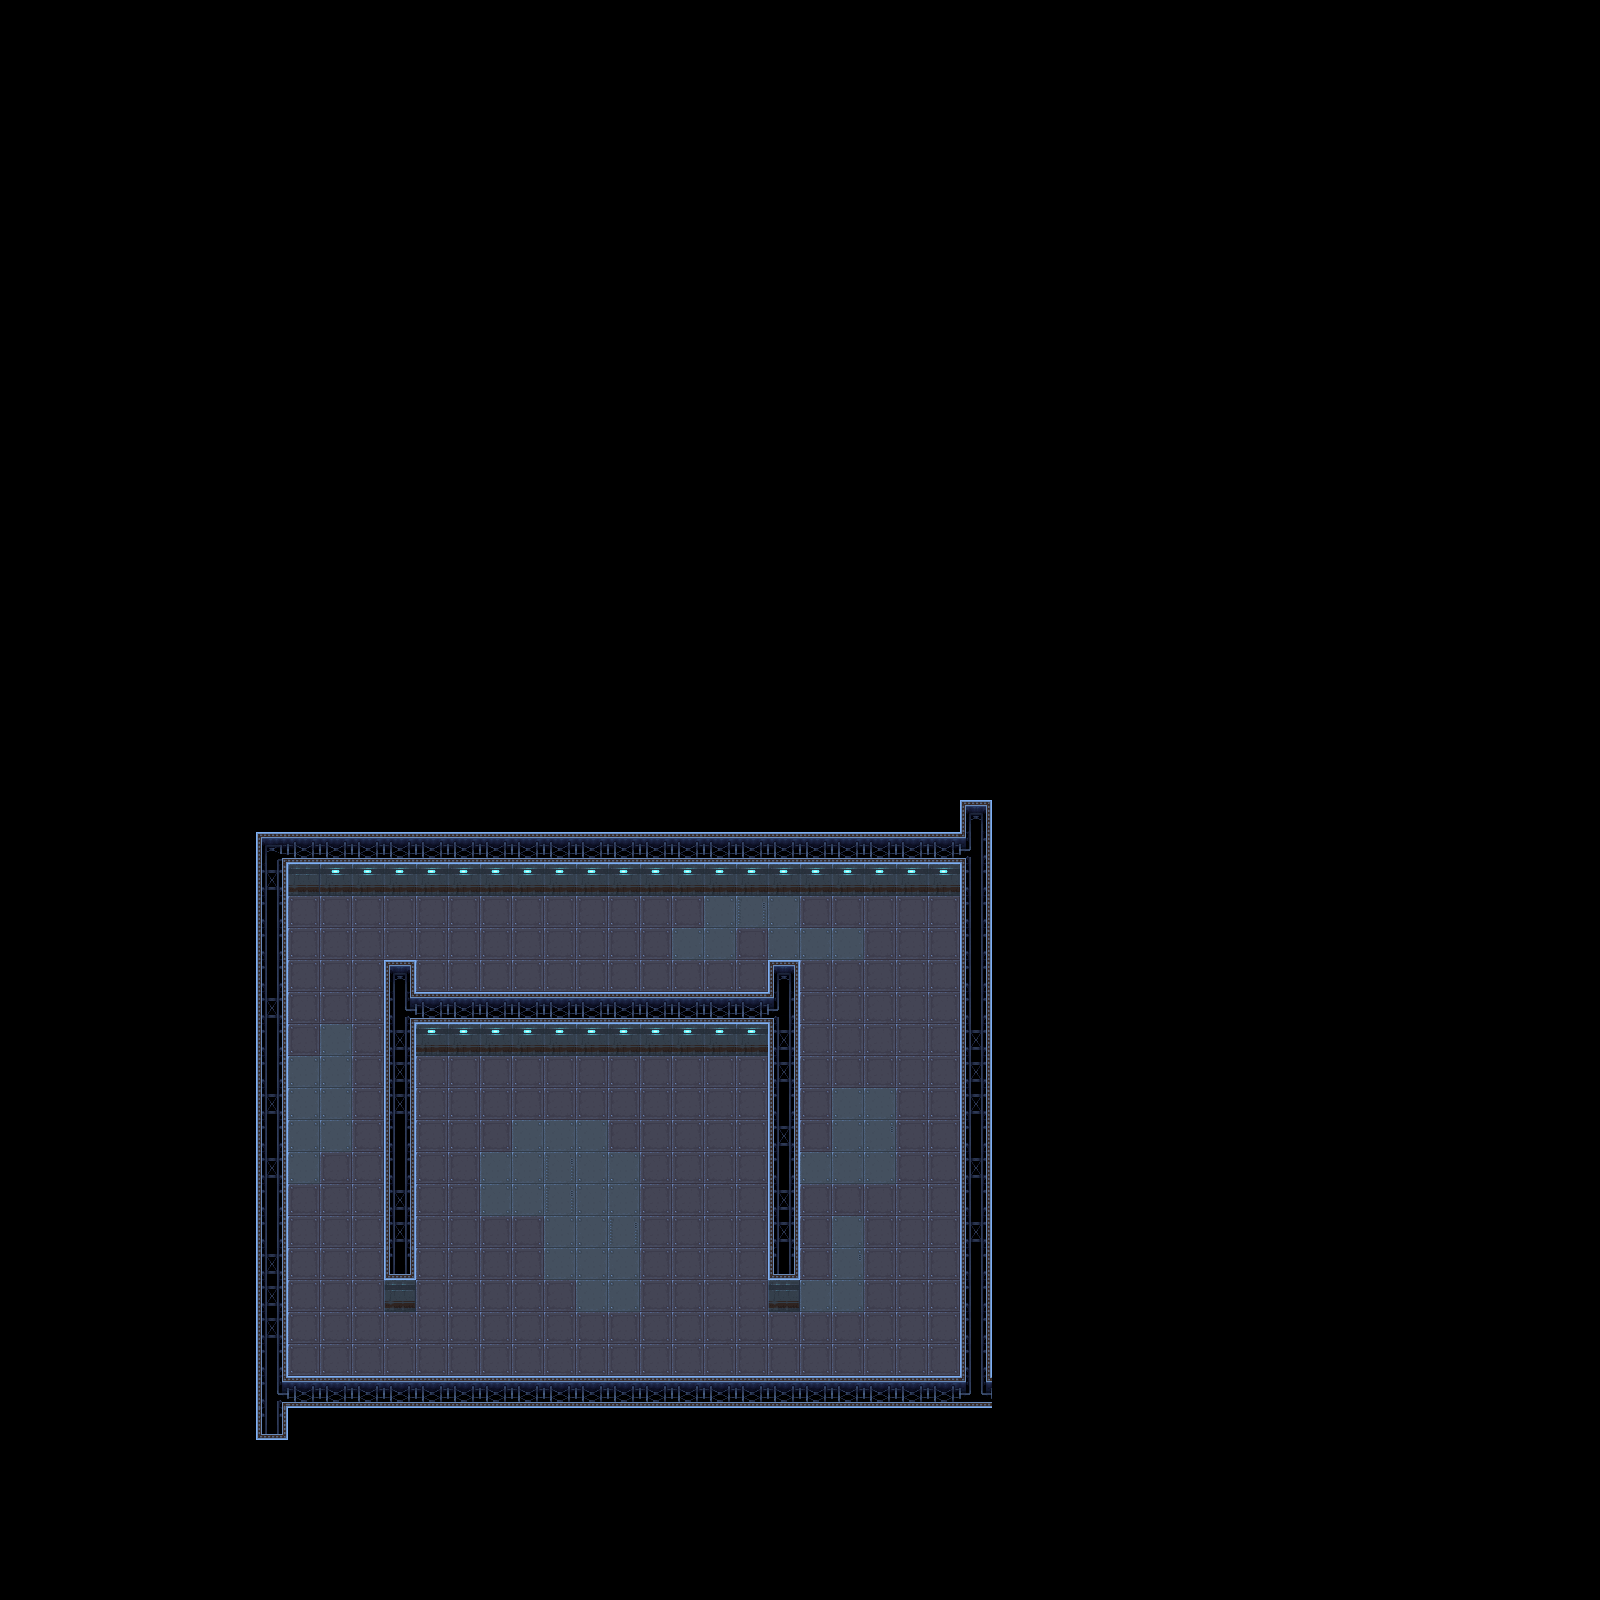

Rendered tile map (Tiled .tmx) drawn with the repository's tilesets; below, a short description and the map source with its tile grids summarised:
An orthogonal 50x50 tile map with 32x32 px tiles, 2 tile layers (Back, Always Front) and 7 objects.

<map version="1.10" tiledversion="1.10.0" orientation="orthogonal" renderorder="right-down" width="50" height="50" tilewidth="32" tileheight="32" infinite="0" nextlayerid="16" nextobjectid="67">
 <tileset firstgid="1" name="tileset" tilewidth="32" tileheight="32" tilecount="42" columns="14">
  <image source="tileset.png" width="448" height="96" />
  <wangsets>
   <wangset name="Wall" type="edge" tile="-1">
    <wangcolor name="" color="#ff0000" tile="-1" probability="1" />
    <wangtile tileid="0" wangid="1,0,1,0,1,0,0,0" />
    <wangtile tileid="1" wangid="0,0,1,0,1,0,1,0" />
    <wangtile tileid="2" wangid="1,0,0,0,1,0,1,0" />
    <wangtile tileid="3" wangid="0,0,1,0,0,0,1,0" />
    <wangtile tileid="4" wangid="1,0,1,0,0,0,1,0" />
    <wangtile tileid="5" wangid="1,0,0,0,1,0,0,0" />
    <wangtile tileid="6" wangid="0,0,0,0,1,0,0,0" />
    <wangtile tileid="7" wangid="1,0,0,0,1,0,0,0" />
    <wangtile tileid="12" wangid="1,0,0,0,0,0,0,0" />
    <wangtile tileid="13" wangid="0,0,1,0,1,0,0,0" />
   </wangset>
  </wangsets>
 </tileset>
 <layer id="1" name="Back" width="50" height="50">
  <data>[2500 cells, 416 non-empty, 15 distinct tile ids]</data>
 </layer>
 <layer id="13" name="Always Front" width="50" height="50">
  <data>[2500 cells, 111 non-empty, 9 distinct tile ids]</data>
 </layer>
 <objectgroup id="11" name="Collision">
  <object id="56" x="256" y="832" width="32" height="608" />
  <object id="58" x="960" y="800" width="32" height="593.333" />
  <object id="59" x="288" y="832" width="672" height="64" />
  <object id="60" x="384" y="979" width="32" height="333" />
  <object id="61" x="416" y="1010" width="352" height="46" />
  <object id="64" x="287.875" y="1392" width="704" height="16" />
  <object id="66" x="768" y="975.333" width="32" height="336.667" />
 </objectgroup>
</map>
